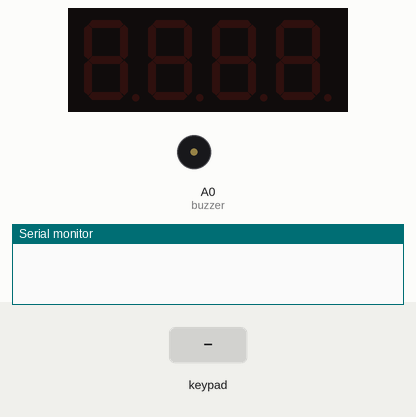
A sketch run on a simulated Arduino Uno, built with avr-gcc and run on an emulated ATmega328P. On the bench: 4-digit seven-segment display, buzzer (waves = sounding, pin HIGH), the last lines printed to the serial monitor. Inputs (shaded band) come from the test bench.

Above: at 1.2 s.
1.3 s: keypad keys 1 2 3 4 * pressed 0.4 s apart
At 3.9 s:
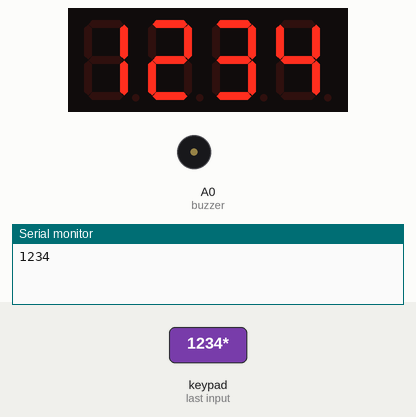
At 5.1 s:
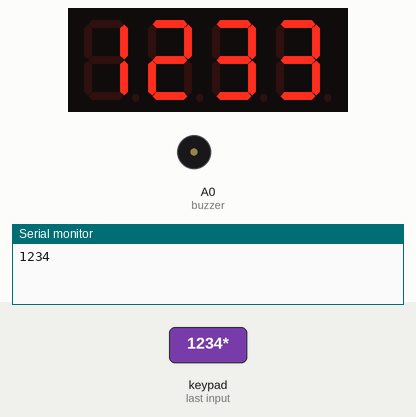
Timing chart, 0 to 6.6 s (numbered marks = the images above; inputs shaded):
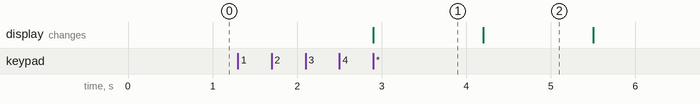

The sketch:

alarm_buzzer_keypad.ino
```cpp
//MIERDA DEL BUZZER HASTA LINE 180
#define NOTE_B0 31
#define NOTE_C1 33
#define NOTE_CS1 35
#define NOTE_D1 37
#define NOTE_DS1 39
#define NOTE_E1 41
#define NOTE_F1 44
#define NOTE_FS1 46
#define NOTE_G1 49
#define NOTE_GS1 52
#define NOTE_A1 55
#define NOTE_AS1 58
#define NOTE_B1 62
#define NOTE_C2 65
#define NOTE_CS2 69
#define NOTE_D2 73
#define NOTE_DS2 78
#define NOTE_E2 82
#define NOTE_F2 87
#define NOTE_FS2 93
#define NOTE_G2 98
#define NOTE_GS2 104
#define NOTE_A2 110
#define NOTE_AS2 117
#define NOTE_B2 123
#define NOTE_C3 131
#define NOTE_CS3 139
#define NOTE_D3 147
#define NOTE_DS3 156
#define NOTE_E3 165
#define NOTE_F3 175
#define NOTE_FS3 185
#define NOTE_G3 196
#define NOTE_GS3 208
#define NOTE_A3 220
#define NOTE_AS3 233
#define NOTE_B3 247
#define NOTE_C4 262
#define NOTE_CS4 277
#define NOTE_D4 294
#define NOTE_DS4 311
#define NOTE_E4 330
#define NOTE_F4 349
#define NOTE_FS4 370
#define NOTE_G4 392
#define NOTE_GS4 415
#define NOTE_A4 440
#define NOTE_AS4 466
#define NOTE_B4 494
#define NOTE_C5 523
#define NOTE_CS5 554
#define NOTE_D5 587
#define NOTE_DS5 622
#define NOTE_E5 659
#define NOTE_F5 698
#define NOTE_FS5 740
#define NOTE_G5 784
#define NOTE_GS5 831
#define NOTE_A5 880
#define NOTE_AS5 932
#define NOTE_B5 988
#define NOTE_C6 1047
#define NOTE_CS6 1109
#define NOTE_D6 1175
#define NOTE_DS6 1245
#define NOTE_E6 1319
#define NOTE_F6 1397
#define NOTE_FS6 1480
#define NOTE_G6 1568
#define NOTE_GS6 1661
#define NOTE_A6 1760
#define NOTE_AS6 1865
#define NOTE_B6 1976
#define NOTE_C7 2093
#define NOTE_CS7 2217
#define NOTE_D7 2349
#define NOTE_DS7 2489
#define NOTE_E7 2637
#define NOTE_F7 2794
#define NOTE_FS7 2960
#define NOTE_G7 3136
#define NOTE_GS7 3322
#define NOTE_A7 3520
#define NOTE_AS7 3729
#define NOTE_B7 3951
#define NOTE_C8 4186
#define NOTE_CS8 4435
#define NOTE_D8 4699
#define NOTE_DS8 4978
#define REST 0

 // change tempo to make the song slower or faster
 int tempo1 = 140;
 int tempo2 = 180;
 int tempo3 = 140;

 int buzzer = A0;


 int melody1[] = {
  // Score available at https://musescore.com/user/8221/scores/26906
  NOTE_C4,4, NOTE_C4,8,
  NOTE_D4,-4, NOTE_C4,-4, NOTE_F4,-4,
  NOTE_E4,-2, NOTE_C4,4, NOTE_C4,8,
  NOTE_D4,-4, NOTE_C4,-4, NOTE_G4,-4,
  NOTE_F4,-2, NOTE_C4,4, NOTE_C4,8,
  NOTE_C5,-4, NOTE_A4,-4, NOTE_F4,-4,
  NOTE_E4,-4, NOTE_D4,-4, NOTE_AS4,4, NOTE_AS4,8,
  NOTE_A4,-4, NOTE_F4,-4, NOTE_G4,-4,
  NOTE_F4,-2,
 };
 int melody2[] = {
  // Score available at https://musescore.com/user/29944637/scores/5266155
  NOTE_E5, 8, NOTE_D5, 8, NOTE_FS4, 4, NOTE_GS4, 4,
  NOTE_CS5, 8, NOTE_B4, 8, NOTE_D4, 4, NOTE_E4, 4,
  NOTE_B4, 8, NOTE_A4, 8, NOTE_CS4, 4, NOTE_E4, 4,
  NOTE_A4, 2,
 };
 int melody3[] = {
  // Score available at https://musescore.com/user/6208766/scores/1497501
  NOTE_C5,4, //1
  NOTE_F5,4, NOTE_F5,8, NOTE_G5,8, NOTE_F5,8, NOTE_E5,8,
  NOTE_D5,4, NOTE_D5,4, NOTE_D5,4,
  NOTE_G5,4, NOTE_G5,8, NOTE_A5,8, NOTE_G5,8, NOTE_F5,8,
  NOTE_E5,4, NOTE_C5,4, NOTE_C5,4,
  NOTE_A5,4, NOTE_A5,8, NOTE_AS5,8, NOTE_A5,8, NOTE_G5,8,
  NOTE_F5,4, NOTE_D5,4, NOTE_C5,8, NOTE_C5,8,
  NOTE_D5,4, NOTE_G5,4, NOTE_E5,4,
  NOTE_F5,2, NOTE_C5,4,
  NOTE_F5,4, NOTE_F5,8, NOTE_G5,8, NOTE_F5,8, NOTE_E5,8,
  NOTE_D5,4, NOTE_D5,4, NOTE_D5,4,
  NOTE_G5,4, NOTE_G5,8, NOTE_A5,8, NOTE_G5,8, NOTE_F5,8,
  NOTE_E5,4, NOTE_C5,4, NOTE_C5,4,
  NOTE_A5,4, NOTE_A5,8, NOTE_AS5,8, NOTE_A5,8, NOTE_G5,8,
  NOTE_F5,4, NOTE_D5,4, NOTE_C5,8, NOTE_C5,8,
  NOTE_D5,4, NOTE_G5,4, NOTE_E5,4,
  NOTE_F5,2, NOTE_C5,4,
  NOTE_F5,4, NOTE_F5,4, NOTE_F5,4,
  NOTE_E5,2, NOTE_E5,4,
  NOTE_F5,4, NOTE_E5,4, NOTE_D5,4,
  NOTE_C5,2, NOTE_A5,4,
  NOTE_AS5,4, NOTE_A5,4, NOTE_G5,4,
  NOTE_C6,4, NOTE_C5,4, NOTE_C5,8, NOTE_C5,8,
  NOTE_D5,4, NOTE_G5,4, NOTE_E5,4,
  NOTE_F5,2, NOTE_C5,4,
  NOTE_F5,4, NOTE_F5,8, NOTE_G5,8, NOTE_F5,8, NOTE_E5,8,
  NOTE_D5,4, NOTE_D5,4, NOTE_D5,4,
  NOTE_G5,4, NOTE_G5,8, NOTE_A5,8, NOTE_G5,8, NOTE_F5,8,
  NOTE_E5,4, NOTE_C5,4, NOTE_C5,4,
  NOTE_A5,4, NOTE_A5,8, NOTE_AS5,8, NOTE_A5,8, NOTE_G5,8,
  NOTE_F5,4, NOTE_D5,4, NOTE_C5,8, NOTE_C5,8,
  NOTE_D5,4, NOTE_G5,4, NOTE_E5,4,
  NOTE_F5,2, NOTE_C5,4,
  NOTE_F5,4, NOTE_F5,4, NOTE_F5,4,
  NOTE_E5,2, NOTE_E5,4,
  NOTE_F5,4, NOTE_E5,4, NOTE_D5,4,
  NOTE_C5,2, NOTE_A5,4,
  NOTE_AS5,4, NOTE_A5,4, NOTE_G5,4,
  NOTE_C6,4, NOTE_C5,4, NOTE_C5,8, NOTE_C5,8,
  NOTE_D5,4, NOTE_G5,4, NOTE_E5,4,
  NOTE_F5,2, NOTE_C5,4,
  NOTE_F5,4, NOTE_F5,8, NOTE_G5,8, NOTE_F5,8, NOTE_E5,8,
  NOTE_D5,4, NOTE_D5,4, NOTE_D5,4,
  NOTE_G5,4, NOTE_G5,8, NOTE_A5,8, NOTE_G5,8, NOTE_F5,8,
  NOTE_E5,4, NOTE_C5,4, NOTE_C5,4,
  NOTE_A5,4, NOTE_A5,8, NOTE_AS5,8, NOTE_A5,8, NOTE_G5,8,
  NOTE_F5,4, NOTE_D5,4, NOTE_C5,8, NOTE_C5,8,
  NOTE_D5,4, NOTE_G5,4, NOTE_E5,4,
  NOTE_F5,2, NOTE_C5,4,
  NOTE_F5,4, NOTE_F5,8, NOTE_G5,8, NOTE_F5,8, NOTE_E5,8,
  NOTE_D5,4, NOTE_D5,4, NOTE_D5,4,
  NOTE_G5,4, NOTE_G5,8, NOTE_A5,8, NOTE_G5,8, NOTE_F5,8,
  NOTE_E5,4, NOTE_C5,4, NOTE_C5,4,
  NOTE_A5,4, NOTE_A5,8, NOTE_AS5,8, NOTE_A5,8, NOTE_G5,8,
  NOTE_F5,4, NOTE_D5,4, NOTE_C5,8, NOTE_C5,8,
  NOTE_D5,4, NOTE_G5,4, NOTE_E5,4,
  NOTE_F5,2, REST,4
 };

 int notes1 = sizeof(melody1) / sizeof(melody1[0]) / 2;
 int notes2 = sizeof(melody2) / sizeof(melody2[0]) / 2;
 int notes3 = sizeof(melody3) / sizeof(melody3[0]) / 2;

 int wholenote1 = (60000 * 4) / tempo1;
 int wholenote2 = (60000 * 4) / tempo2;
 int wholenote3 = (60000 * 4) / tempo3;

 int divider = 0, noteDuration = 0;


//EL SEGMENT DIGIT1 NO SIRVE ASI QUE SOLO SE USAN LOS 3 ULTIMOS DIGITOS DEL DISPLAY (creo)
//variables que identifican a los segmentos del display con un pin del arduino y otras
int D1 = 1;
int D2 = 2;
int D3 = 3;
int D4 = 4;
int A = 5;
int B = 7;
int C = 8;
int D = 9;
int E = 10;
int F = 6;
int G = 11;
int DP = 12;
String resultado = "";
//incluir sevseg.h
#include "SevSeg.h"
#include "Keypad.h"

const byte ROWS = 4;
const byte COLS = 3;
char hexaKeys[ROWS][COLS] = {
  {'1', '2', '3'},
  {'4', '5', '6'},
  {'7', '8', '9'},
  {'*', '0', '#'},
};
byte rowPins[ROWS] = {0, 13, A1, A2};
byte colPins[COLS] = {A3, A4, A5};

Keypad matrix = Keypad(makeKeymap(hexaKeys), rowPins, colPins, ROWS, COLS);
//inicia SevSeg
SevSeg sevseg;
//dar datos de mi display al la libreria
byte numDigits = 4;
byte digitPins[] = {1,2,3,4};
byte segmentPins[] = {A,B,C,D,E,F,G,DP};
bool resistorsOnSegments = true;
byte hardwareConfig = COMMON_ANODE;
void setup() {
  // put your setup code here, to run once:
sevseg.begin(hardwareConfig,numDigits,digitPins,segmentPins,resistorsOnSegments);
sevseg.setBrightness(90);
Serial.begin(9600);
//pinMode del pin analogo que controlara el buzzer
pinMode(A0,OUTPUT);
}

void loop() {
  // put your main code here, to run repeatedly:
  while (true) {
    int teclaPress = matrix.getKey();
teclaPress = teclaPress - 48;
if(teclaPress == -6){
  Serial.println(resultado);
  int resultadoInt = resultado.toInt();
  break;
}else if(teclaPress != -48){
  resultado += teclaPress;
}
  }
int resultadoInt = resultado.toInt();

// detener el serial para que escribas algo


//userInput sera la int que lea el serial
if(resultadoInt <= 9999 && resultadoInt > 0){

  //mientras que el userInput es mayor que 0 se realizaran estas acciones
  while(resultadoInt > 0){
    //sevseg.setNumer = el numero que va a mostrar el display
    sevseg.setNumber(resultadoInt);
    //FOR loop para que se repita 250 veces las lineas 51 y 52
    for (int i = 0; i < 250; i++) {
sevseg.refreshDisplay();
delay(5);}

//luego de terminado 1 segundo de referescar 250 veces el display le resta 1 al userInput, si sigue siendo mayor que 0 sigue
   sevseg.refreshDisplay();
   resultadoInt = resultadoInt - 1;
   sevseg.refreshDisplay();
  }
  //al salir del while loop (que el userInput sea menor que 0) se escribe el voltaje para el buzzer y se apaga el display con sevseg.blank()
  sevseg.blank();
      for (int thisNote = 0; thisNote < notes3 * 2; thisNote = thisNote + 2) {
        divider = melody3[thisNote + 1];
        if (divider > 0) {
          noteDuration = (wholenote3) / divider;
        }
        else if (divider < 0) {
          noteDuration = (wholenote3) / abs(divider);
          noteDuration *= 1.5;
        }
        tone(buzzer, melody3[thisNote], noteDuration * 0.9);
        delay(noteDuration);
        noTone(buzzer);
      }

  //el else del if
}else{

}


}
```

Measured:
- after the input at 1.3 s, the display: changes after 1.6 s (image 1)
- what the display in image 1 shows lasts 1.3 s, from 2.9 s to 4.2 s
